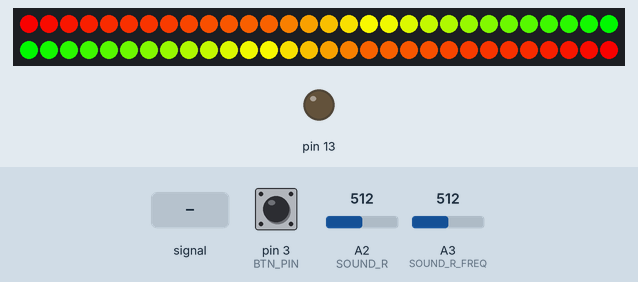
Recording of a sketch running on a simulated Arduino Uno, built for the host (arithmetic inside an expression is 32-bit, double 64-bit). Shown: 60 RGB LEDs in strip order, left to right, continuing on the next row, output pins drawn as LEDs (lit = HIGH). Inputs (shaded band) come from the test bench; at power-on: pin 3 (BTN_PIN) HIGH, A2 (SOUND_R) = 512, A3 (SOUND_R_FREQ) = 512. EEPROM starts erased.

Above: at 1.2 s.
1.3 s: A2 (SOUND_R) fed a 2 Hz sine of ±306 counts around its level
At 1.91 s:
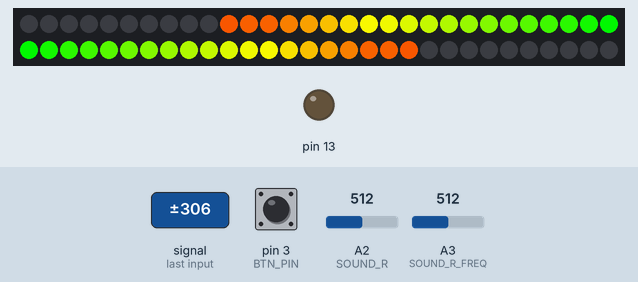
4.3 s: pin 3 (BTN_PIN) pulled LOW for 1 s
At 6.2 s:
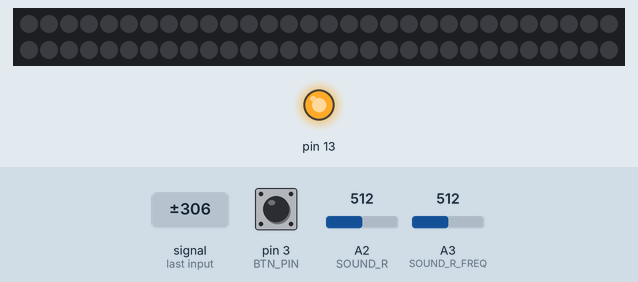
8.3 s: A2 (SOUND_R) set to 900
At 10.0 s:
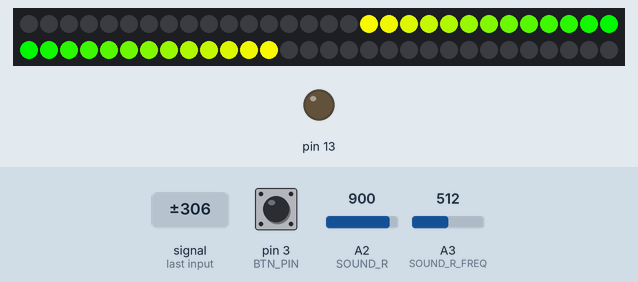
10.5 s: pin 3 (BTN_PIN) pulled LOW for 0.15 s
11.2 s: A2 (SOUND_R) fed a 200 Hz sine of ±81 counts around its level
At 11.95 s:
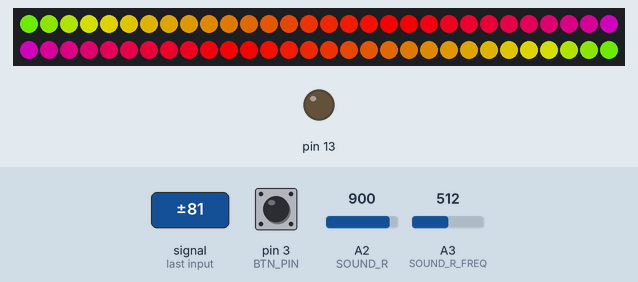
14.2 s: A2 (SOUND_R) set to 716
At 14.6 s:
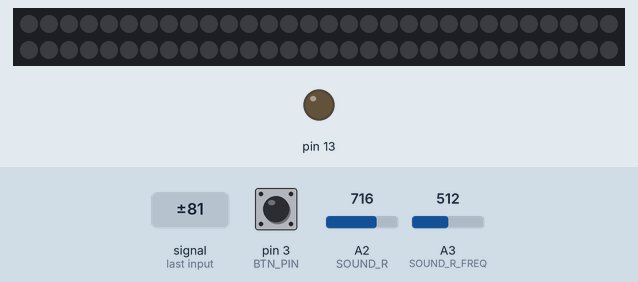
Timing chart, 0 to 16.7 s (numbered marks = the images above; inputs shaded):
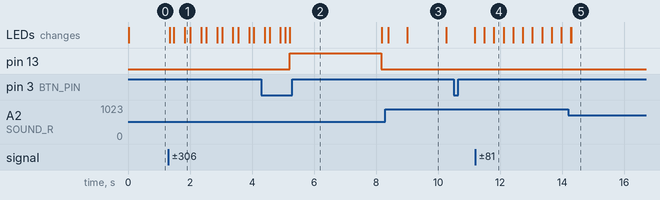

Measured:
- after the input at 4.3 s, pin 13: LOW → HIGH after 0.91 s, → LOW 3.0 s later; the LEDs: first differ from a run without the input after 0.91 s (image 2)
- after the input at 8.3 s, the LEDs: first change after 0.08 s (image 3 shows a later state)
- after the input at 11.2 s, the LEDs: first change after 0.28 s (image 4 shows a later state)
- after the input at 14.2 s, the LEDs: first change after 0.07 s (image 5 shows a later state)

The sketch:

colorMusic.ino
```cpp
/*
   Крутейшая свето-цветомузыка на Arduino и адресной светодиодной ленте WS2812b
   Управление:
    - Однократное нажатие кнопки: смена режима
    - Удержание кнопки: калибровка нижнего порога шума
   Режимы работы (переключаются кнопкой):
    - VU meter (столбик громкости): от зелёного к красному
    - VU meter (столбик громкости): плавно бегущая радуга
    - Светомузыка по частотам: 5 полос симметрично
    - Светомузыка по частотам: 3 полосы
    - Светомузыка по частотам: 1 полоса
   Особенности:
    - Плавная анимация (можно настроить)
    - Автонастройка по громкости (можно настроить)
    - Фильтр нижнего шума (можно настроить)
    - Автокалибровка шума при запуске (можно настроить)
    - Поддержка стерео и моно звука (можно настроить)

   НАСТРОЙКА НИЖНЕГО ПОРОГА ШУМА (строки 65-71)
    - Ручная: выключаем AUTO_LOW_PASS и EEPROM_LOW_PASS, настраиваем LOW_PASS и SPEKTR_LOW_PASS вручную
    - При запуске: включаем AUTO_LOW_PASS. При подаче питания музыка должна стоять на паузе!
    - По кнопке: при удерживании кнопки 1 секунду настраивается нижний порог шума (музыку на паузу!)
    - Из памяти (ЛУЧШИЙ ВАРИАНТ): выключаем AUTO_LOW_PASS и включаем EEPROM_LOW_PASS
      - Включаем систему
      - Ставим музыку на паузу
      - Удерживаем кнопку 1 секунду
      Значения шумов будут записаны в память и САМИ загружаться при последующем запуске! Всё!

   **************************************************
   Разработано: AlexGyver
   Страница проекта: http://alexgyver.ru/colormusic/
   GitHub: https://github.com/AlexGyver/ColorMusic
*/

// --------------------------- НАСТРОЙКИ ---------------------------
// лента
#define NUM_LEDS 60        // количество светодиодов
#define BRIGHTNESS 230     // яркость (0 - 255)

// пины
#define SOUND_R A2         // аналоговый пин вход аудио, правый канал
#define SOUND_L A1         // аналоговый пин вход аудио, левый канал
#define SOUND_R_FREQ A3    // аналоговый пин вход аудио для режима с частотами (через кондер)
#define BTN_PIN 3          // кнопка переключения режимов (PIN --- КНОПКА --- GND)
#define LED_PIN 12         // пин DI светодиодной ленты
#define POT_GND A0         // пин земля для потенциометра

// настройки радуги
#define RAINBOW_SPEED 6    // скорость движения радуги (чем меньше число, тем быстрее радуга)
#define RAINBOW_STEP 6     // шаг изменения цвета радуги

// отрисовка
#define MODE 0              // режим при запуске
#define MAIN_LOOP 5         // период основного цикла отрисовки (по умолчанию 5)
#define SMOOTH 0.5          // коэффициент плавности анимации VU (по умолчанию 0.5)
#define SMOOTH_FREQ 0.8     // коэффициент плавности анимации частот (по умолчанию 0.8)
#define MAX_COEF 1.8        // коэффициент громкости (максимальное равно срднему * этот коэф) (по умолчанию 1.8)
#define MAX_COEF_FREQ 1.2   // коэффициент порога для "вспышки" цветомузыки (по умолчанию 1.5)

// сигнал
#define MONO 1              // 1 - только один канал (ПРАВЫЙ!!!!! SOUND_R!!!!!), 0 - два канала
#define EXP 1.4             // степень усиления сигнала (для более "резкой" работы) (по умолчанию 1.4)
#define POTENT 1            // 1 - используем потенциометр, 0 - используется внутренний источник опорного напряжения 1.1 В

// нижний порог шумов
int LOW_PASS = 100;         // нижний порог шумов режим VU, ручная настройка
int SPEKTR_LOW_PASS = 40;   // нижний порог шумов режим спектра, ручная настройка
#define AUTO_LOW_PASS 0     // разрешить настройку нижнего порога шумов при запуске (по умолч. 0)
#define EEPROM_LOW_PASS 1   // порог шумов хранится в энергонезависимой памяти (по умолч. 1)
#define LOW_PASS_ADD 13     // "добавочная" величина к нижнему порогу, для надёжности (режим VU)
#define LOW_PASS_FREQ_ADD 3 // "добавочная" величина к нижнему порогу, для надёжности (режим частот)

// режим цветомузыки
#define LOW_COLOR RED       // цвет низких частот
#define MID_COLOR GREEN     // цвет средних
#define HIGH_COLOR YELLOW   // цвет высоких
// --------------------------- НАСТРОЙКИ ---------------------------

/*
  Как работает алгоритм:
  - Режим громкости
    - Делается 100 измерений напряжения на АЦП
    - Ищется максимальное
    - Фильтруется по нижнему порогу шумов
    - Возводится в степень для большей "резкости" анимации
    - Фильтруется "бегущим средним"
    - Ищется "средняя" громкость за несколько секунд (тоже бегущее среднее, но очень медленное)
    - Ищем "максимальную громкость шкалы", как среднюю * некоторый коэффициент
    - Преобразуем сигнал в количество горящих светодиодов
    - Включаются светодиоды согласно режиму отрисовки

  - Режим цветомузыки:
    - Преобразование Хартли (разбивка на спектр частот)
    - Фильтрация по нижнему порогу шумов
    - Поиск максимального значения в трёх диапазонах (низкие, средние, высокие)
    - Расчёт "средней громкости" (медленное бегущее среднее)
    - Если текущий сигнал больше среднего * коэффициент - включаем светодиоды
    - Итого имеем массив colorMusicFlash, в котором три ячейки 1 или 0, вкл или выкл
    - Включаем отрезки светодиодов согласно массиву
*/

// --------------------- ДЛЯ РАЗРАБОТЧИКОВ ---------------------
// цвета
#define BLUE     0x0000FF
#define RED      0xFF0000
#define GREEN    0x00ff00
#define CYAN     0x00FFFF
#define MAGENTA  0xFF00FF
#define YELLOW   0xFFFF00
#define WHITE    0xFFFFFF
#define BLACK    0x000000

#define STRIPE NUM_LEDS / 5

#define FHT_N 64         // ширина спектра х2
#define LOG_OUT 1
#include <FHT.h>         // преобразование Хартли
#include <EEPROMex.h>

#include "FastLED.h"
CRGB leds[NUM_LEDS];

#include "GyverButton.h"
GButton butt1(BTN_PIN);

// градиент-палитра от зелёного к красному
DEFINE_GRADIENT_PALETTE(soundlevel_gp) {
  0,    0,    255,  0,  // green
  100,  255,  255,  0,  // yellow
  150,  255,  100,  0,  // orange
  200,  255,  50,   0,  // red
  255,  255,  0,    0   // red
};
CRGBPalette32 myPal = soundlevel_gp;

byte Rlenght, Llenght;
float RsoundLevel, RsoundLevel_f;
float LsoundLevel, LsoundLevel_f;

float averageLevel = 50;
int maxLevel = 100;
byte MAX_CH = NUM_LEDS / 2;
int hue;
unsigned long main_timer, hue_timer;
float averK = 0.006, k = SMOOTH, k_freq = SMOOTH_FREQ;
byte count;
float index = (float)255 / MAX_CH;   // коэффициент перевода для палитры
boolean lowFlag;
byte low_pass;
int RcurrentLevel, LcurrentLevel;
int colorMusic[3];
float colorMusic_f[3], colorMusic_aver[3];
boolean colorMusicFlash[3];
byte this_mode = MODE;

#define cbi(sfr, bit) (_SFR_BYTE(sfr) &= ~_BV(bit))
#define sbi(sfr, bit) (_SFR_BYTE(sfr) |= _BV(bit))
// --------------------- ДЛЯ РАЗРАБОТЧИКОВ ---------------------

void setup() {
  Serial.begin(9600);
  FastLED.addLeds<WS2811, LED_PIN, GRB>(leds, NUM_LEDS).setCorrection( TypicalLEDStrip );
  FastLED.setBrightness(BRIGHTNESS);

  pinMode(13, OUTPUT);
  digitalWrite(13, LOW);

  pinMode(POT_GND, OUTPUT);
  digitalWrite(POT_GND, LOW);
  butt1.setTimeout(900);

  // для увеличения точности уменьшаем опорное напряжение,
  // выставив EXTERNAL и подключив Aref к выходу 3.3V на плате через делитель
  // GND ---[10-20 кОм] --- REF --- [10 кОм] --- 3V3
  // в данной схеме GND берётся из А0 для удобства подключения
  if (POTENT) analogReference(EXTERNAL);
  else analogReference(INTERNAL);

  // жуткая магия, меняем частоту оцифровки до 18 кГц
  // команды на ебучем ассемблере, даже не спрашивайте, как это работает
  sbi(ADCSRA, ADPS2);
  cbi(ADCSRA, ADPS1);
  sbi(ADCSRA, ADPS0);

  if (AUTO_LOW_PASS && !EEPROM_LOW_PASS) {         // если разрешена автонастройка нижнего порога шумов
    autoLowPass();
  }
  if (EEPROM_LOW_PASS) {                // восстановить значения шумов из памяти
    LOW_PASS = EEPROM.readInt(0);
    SPEKTR_LOW_PASS = EEPROM.readInt(2);
  }
}

void loop() {
  butt1.tick();  // обязательная функция отработки. Должна постоянно опрашиваться
  if (butt1.isSingle())                   // если единичное нажатие
    if (++this_mode > 4) this_mode = 0;   // изменить режим

  if (butt1.isHolded()) {     // кнопка удержана
    digitalWrite(13, HIGH);   // включить светодиод 13 пин
    FastLED.setBrightness(0); // погасить ленту
    FastLED.clear();          // очистить массив пикселей
    FastLED.show();           // отправить значения на ленту
    delay(500);               // подождать чутка
    autoLowPass();            // измерить шумы
    delay(500);               // подождать
    FastLED.setBrightness(BRIGHTNESS);  // вернуть яркость
    digitalWrite(13, LOW);    // выключить светодиод
  }

  // кольцевое изменение положения радуги по таймеру
  if (millis() - hue_timer > RAINBOW_SPEED) {
    if (++hue >= 255) hue = 0;
    hue_timer = millis();
  }

  // главный цикл отрисовки
  if (millis() - main_timer > MAIN_LOOP) {
    // сбрасываем значения
    RsoundLevel = 0;
    LsoundLevel = 0;

    // перваые два режима - громкость (VU meter)
    if (this_mode == 0 || this_mode == 1) {
      for (byte i = 0; i < 100; i ++) {                                 // делаем 100 измерений
        RcurrentLevel = analogRead(SOUND_R);                            // с правого
        if (!MONO) LcurrentLevel = analogRead(SOUND_L);                 // и левого каналов

        if (RsoundLevel < RcurrentLevel) RsoundLevel = RcurrentLevel;   // ищем максимальное
        if (!MONO) if (LsoundLevel < LcurrentLevel) LsoundLevel = LcurrentLevel;   // ищем максимальное
      }

      // фильтруем по нижнему порогу шумов
      RsoundLevel = map(RsoundLevel, LOW_PASS, 1023, 0, 500);
      if (!MONO)LsoundLevel = map(LsoundLevel, LOW_PASS, 1023, 0, 500);

      // ограничиваем диапазон
      RsoundLevel = constrain(RsoundLevel, 0, 500);
      if (!MONO)LsoundLevel = constrain(LsoundLevel, 0, 500);

      // возводим в степень (для большей чёткости работы)
      RsoundLevel = pow(RsoundLevel, EXP);
      if (!MONO)LsoundLevel = pow(LsoundLevel, EXP);

      // фильтр
      RsoundLevel_f = RsoundLevel * k + RsoundLevel_f * (1 - k);
      if (!MONO)LsoundLevel_f = LsoundLevel * k + LsoundLevel_f * (1 - k);

      if (MONO) LsoundLevel_f = RsoundLevel_f;  // если моно, то левый = правому

      // если значение выше порога - начинаем самое интересное
      if (RsoundLevel_f > 15 && LsoundLevel_f > 15) {

        // расчёт общей средней громкости с обоих каналов, фильтрация.
        // Фильтр очень медленный, сделано специально для автогромкости
        averageLevel = (float)(RsoundLevel_f + LsoundLevel_f) / 2 * averK + averageLevel * (1 - averK);

        // принимаем максимальную громкость шкалы как среднюю, умноженную на некоторый коэффициент MAX_COEF
        maxLevel = (float)averageLevel * MAX_COEF;

        // преобразуем сигнал в длину ленты (где MAX_CH это половина количества светодиодов)
        Rlenght = map(RsoundLevel_f, 0, maxLevel, 0, MAX_CH);
        Llenght = map(LsoundLevel_f, 0, maxLevel, 0, MAX_CH);

        // ограничиваем до макс. числа светодиодов
        Rlenght = constrain(Rlenght, 0, MAX_CH);
        Llenght = constrain(Llenght, 0, MAX_CH);

        animation();       // отрисовать
      }
    }

    // 3-5 режим - цветомузыка
    if (this_mode == 2 || this_mode == 3 || this_mode == 4) {
      analyzeAudio();
      colorMusic[0] = 0;
      colorMusic[1] = 0;
      colorMusic[2] = 0;
      // низкие частоты, выборка с 3 по 5 тон
      for (byte i = 3; i < 6; i++) {
        if (fht_log_out[i] > SPEKTR_LOW_PASS) {
          if (fht_log_out[i] > colorMusic[0]) colorMusic[0] = fht_log_out[i];
        }
      }
      // средние частоты, выборка с 6 по 10 тон
      for (byte i = 6; i < 11; i++) {
        if (fht_log_out[i] > SPEKTR_LOW_PASS) {
          if (fht_log_out[i] > colorMusic[1]) colorMusic[1] = fht_log_out[i];
        }
      }
      // высокие частоты, выборка с 11 по 30 тон
      for (byte i = 11; i < 31; i++) {
        if (fht_log_out[i] > SPEKTR_LOW_PASS) {
          if (fht_log_out[i] > colorMusic[2]) colorMusic[2] = fht_log_out[i];
        }
      }
      for (byte i = 0; i < 3; i++) {
        colorMusic_aver[i] = colorMusic[i] * averK + colorMusic_aver[i] * (1 - averK);  // общая фильтрация
        colorMusic_f[i] = colorMusic[i] * k_freq + colorMusic_f[i] * (1 - k_freq);      // локальная
        if (colorMusic_f[i] > ((float)colorMusic_aver[i] * MAX_COEF_FREQ))
          colorMusicFlash[i] = 1;
        else
          colorMusicFlash[i] = 0;
      }
      animation();
    }

    FastLED.show();           // отправить значения на ленту
    FastLED.clear();          // очистить массив пикселей
    main_timer = millis();    // сбросить таймер
  }
}

void animation() {
  // согласно режиму
  switch (this_mode) {
    case 0:
      count = 0;
      for (int i = (MAX_CH - 1); i > ((MAX_CH - 1) - Rlenght); i--) {
        leds[i] = ColorFromPalette(myPal, (count * index));   // заливка по палитре " от зелёного к красному"
        count++;
      }
      count = 0;
      for (int i = (MAX_CH); i < (MAX_CH + Llenght); i++ ) {
        leds[i] = ColorFromPalette(myPal, (count * index));   // заливка по палитре " от зелёного к красному"
        count++;
      }
      break;
    case 1:
      count = 0;
      for (int i = (MAX_CH - 1); i > ((MAX_CH - 1) - Rlenght); i--) {
        leds[i] = ColorFromPalette(RainbowColors_p, (count * index) / 2 - hue);  // заливка по палитре радуга
        count++;
      }
      count = 0;
      for (int i = (MAX_CH); i < (MAX_CH + Llenght); i++ ) {
        leds[i] = ColorFromPalette(RainbowColors_p, (count * index) / 2 - hue); // заливка по палитре радуга
        count++;
      }
      break;
    case 2:
      for (int i = 0; i < NUM_LEDS; i++) {
        if (i < STRIPE)          leds[i] = colorMusicFlash[2] * HIGH_COLOR;
        else if (i < STRIPE * 2) leds[i] = colorMusicFlash[1] * MID_COLOR;
        else if (i < STRIPE * 3) leds[i] = colorMusicFlash[0] * LOW_COLOR;
        else if (i < STRIPE * 4) leds[i] = colorMusicFlash[1] * MID_COLOR;
        else if (i < STRIPE * 5) leds[i] = colorMusicFlash[2] * HIGH_COLOR;
      }
      break;
    case 3:
      for (int i = 0; i < NUM_LEDS; i++) {
        if (i < NUM_LEDS / 3)          leds[i] = colorMusicFlash[2] * HIGH_COLOR;
        else if (i < NUM_LEDS * 2 / 3) leds[i] = colorMusicFlash[1] * MID_COLOR;
        else if (i < NUM_LEDS)         leds[i] = colorMusicFlash[0] * LOW_COLOR;
      }
      break;
    case 4:
      uint32_t this_color;
      if (colorMusicFlash[2]) this_color = HIGH_COLOR;
      else if (colorMusicFlash[1]) this_color = MID_COLOR;
      else if (colorMusicFlash[0]) this_color = LOW_COLOR;
      else this_color = BLACK;
      for (int i = 0; i < NUM_LEDS; i++) {
        leds[i] = this_color;
      }
      break;
  }
}

void autoLowPass() {
  // для режима VU
  delay(10);                                // ждём инициализации АЦП
  int thisMax = 0;                          // максимум
  int thisLevel;
  for (byte i = 0; i < 200; i++) {
    thisLevel = analogRead(SOUND_R);        // делаем 200 измерений
    if (thisLevel > thisMax)                // ищем максимумы
      thisMax = thisLevel;                  // запоминаем
    delay(4);                               // ждём 4мс
  }
  LOW_PASS = thisMax + LOW_PASS_ADD;        // нижний порог как максимум тишины + некая величина

  // для режима спектра
  thisMax = 0;
  for (byte i = 0; i < 100; i++) {          // делаем 100 измерений
    analyzeAudio();                         // разбить в спектр
    for (byte j = 2; j < 32; j++) {         // первые 2 канала - хлам
      thisLevel = fht_log_out[j];
      if (thisLevel > thisMax)              // ищем максимумы
        thisMax = thisLevel;                // запоминаем
    }
    delay(4);                               // ждём 4мс
  }
  SPEKTR_LOW_PASS = thisMax + LOW_PASS_FREQ_ADD;  // нижний порог как максимум тишины

  if (EEPROM_LOW_PASS && !AUTO_LOW_PASS) {
    EEPROM.updateInt(0, LOW_PASS);
    EEPROM.updateInt(2, SPEKTR_LOW_PASS);
  }
}

void analyzeAudio() {
  for (int i = 0 ; i < FHT_N ; i++) {
    int sample = analogRead(SOUND_R_FREQ);
    fht_input[i] = sample; // put real data into bins
  }
  fht_window();  // window the data for better frequency response
  fht_reorder(); // reorder the data before doing the fht
  fht_run();     // process the data in the fht
  fht_mag_log(); // take the output of the fht
}
```
